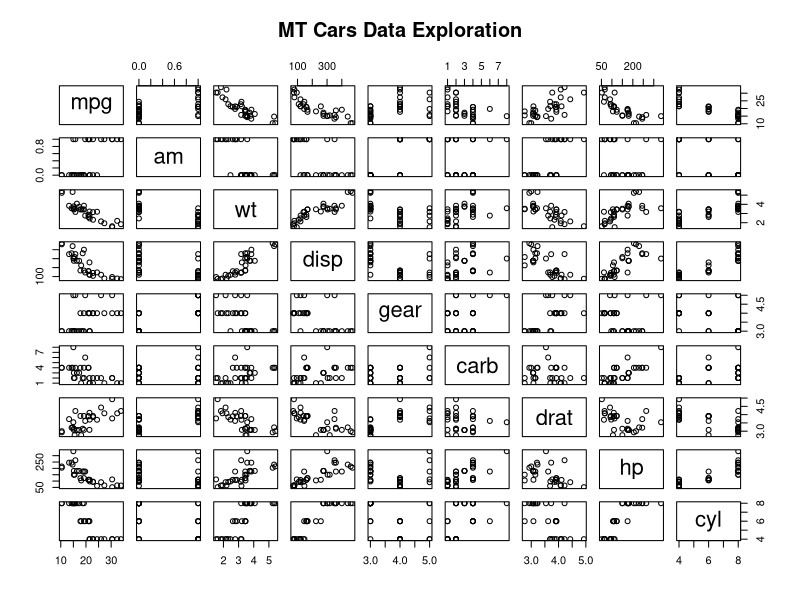

Here is the R script that generated this plot:
## ---- chunk 1
# load libraries
require(datasets)
require(stats)
require(graphics)

# specify dataset mtcars
data("mtcars")
## ---- chunk 2
pairs(mpg ~ am + wt + disp + gear+ carb + drat + hp + cyl,
      data=mtcars,
      main="MT Cars Data Exploration")
